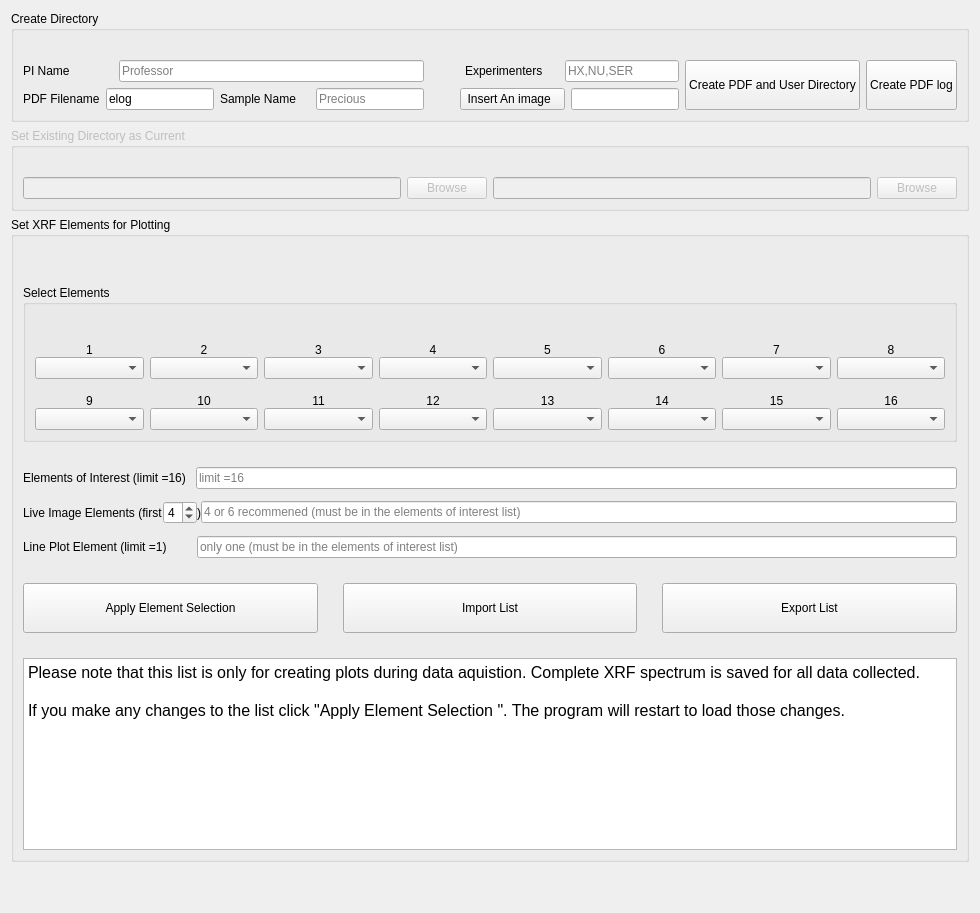
      <widget class="QWidget" name="tab_4">
       <attribute name="title">
        <string>User Setup</string>
       </attribute>
       <layout class="QGridLayout" name="gridLayout_142">
        <item row="0" column="0">
         <widget class="QGroupBox" name="groupBox_5">
          <property name="title">
           <string>Create Directory</string>
          </property>
          <layout class="QGridLayout" name="gridLayout_34">
           <item row="0" column="0">
            <widget class="QLabel" name="label_15">
             <property name="text">
              <string/>
             </property>
            </widget>
           </item>
           <item row="1" column="0" colspan="2">
            <layout class="QHBoxLayout" name="horizontalLayout_3">
             <property name="rightMargin">
              <number>15</number>
             </property>
             <item>
              <widget class="QLabel" name="label_11">
               <property name="text">
                <string>PI Name             </string>
               </property>
              </widget>
             </item>
             <item>
              <widget class="QLineEdit" name="le_username">
               <property name="toolTip">
                <string/>
               </property>
               <property name="placeholderText">
                <string>Professor</string>
               </property>
              </widget>
             </item>
            </layout>
           </item>
           <item row="1" column="2">
            <layout class="QHBoxLayout" name="horizontalLayout_2">
             <property name="leftMargin">
              <number>20</number>
             </property>
             <item>
              <widget class="QLabel" name="label_12">
               <property name="text">
                <string>Experimenters     </string>
               </property>
              </widget>
             </item>
             <item>
              <widget class="QLineEdit" name="le_experimenters">
               <property name="placeholderText">
                <string>HX,NU,SER</string>
               </property>
              </widget>
             </item>
            </layout>
           </item>
           <item row="1" column="3" rowspan="2">
            <widget class="QPushButton" name="pb_create_user">
             <property name="sizePolicy">
              <sizepolicy hsizetype="Preferred" vsizetype="Preferred">
               <horstretch>0</horstretch>
               <verstretch>0</verstretch>
              </sizepolicy>
             </property>
             <property name="text">
              <string>
Create PDF and User Directory
</string>
             </property>
            </widget>
           </item>
           <item row="1" column="4" rowspan="2">
            <widget class="QPushButton" name="pb_create_new_pdf_log">
             <property name="sizePolicy">
              <sizepolicy hsizetype="Minimum" vsizetype="Preferred">
               <horstretch>0</horstretch>
               <verstretch>0</verstretch>
              </sizepolicy>
             </property>
             <property name="text">
              <string>
Create PDF log
</string>
             </property>
            </widget>
           </item>
           <item row="2" column="0">
            <layout class="QHBoxLayout" name="horizontalLayout_16">
             <item>
              <widget class="QLabel" name="label_69">
               <property name="text">
                <string>PDF Filename</string>
               </property>
              </widget>
             </item>
             <item>
              <widget class="QLineEdit" name="le_pdf_name">
               <property name="text">
                <string>elog</string>
               </property>
              </widget>
             </item>
            </layout>
           </item>
           <item row="2" column="1">
            <layout class="QHBoxLayout" name="horizontalLayout">
             <property name="rightMargin">
              <number>15</number>
             </property>
             <item>
              <widget class="QLabel" name="label_13">
               <property name="text">
                <string>Sample Name    </string>
               </property>
              </widget>
             </item>
             <item>
              <widget class="QLineEdit" name="le_sample_name">
               <property name="placeholderText">
                <string>Precious</string>
               </property>
              </widget>
             </item>
            </layout>
           </item>
           <item row="2" column="2">
            <layout class="QGridLayout" name="gridLayout_33">
             <property name="leftMargin">
              <number>15</number>
             </property>
             <item row="0" column="0">
              <widget class="QPushButton" name="pb_insert_user_image">
               <property name="sizePolicy">
                <sizepolicy hsizetype="Preferred" vsizetype="Preferred">
                 <horstretch>0</horstretch>
                 <verstretch>0</verstretch>
                </sizepolicy>
               </property>
               <property name="text">
                <string> Insert An image   </string>
               </property>
              </widget>
             </item>
             <item row="0" column="1">
              <widget class="QLineEdit" name="le_image_path"/>
             </item>
            </layout>
           </item>
          </layout>
         </widget>
        </item>
        <item row="1" column="0">
         <widget class="QGroupBox" name="groupBox_16">
          <property name="enabled">
           <bool>false</bool>
          </property>
          <property name="title">
           <string>Set Existing Directory as Current</string>
          </property>
          <layout class="QGridLayout" name="gridLayout_141">
           <item row="1" column="0">
            <layout class="QGridLayout" name="gridLayout_42">
             <item row="0" column="0">
              <widget class="QLineEdit" name="lineEdit"/>
             </item>
             <item row="0" column="1">
              <widget class="QPushButton" name="pushButton_13">
               <property name="sizePolicy">
                <sizepolicy hsizetype="Preferred" vsizetype="Preferred">
                 <horstretch>0</horstretch>
                 <verstretch>0</verstretch>
                </sizepolicy>
               </property>
               <property name="text">
                <string>Browse</string>
               </property>
              </widget>
             </item>
            </layout>
           </item>
           <item row="0" column="0">
            <widget class="QLabel" name="label_66">
             <property name="text">
              <string/>
             </property>
            </widget>
           </item>
           <item row="1" column="1">
            <layout class="QGridLayout" name="gridLayout_43">
             <item row="0" column="0">
              <widget class="QLineEdit" name="lineEdit_2"/>
             </item>
             <item row="0" column="1">
              <widget class="QPushButton" name="pushButton_17">
               <property name="sizePolicy">
                <sizepolicy hsizetype="Preferred" vsizetype="Preferred">
                 <horstretch>0</horstretch>
                 <verstretch>0</verstretch>
                </sizepolicy>
               </property>
               <property name="text">
                <string>Browse</string>
               </property>
              </widget>
             </item>
            </layout>
           </item>
          </layout>
         </widget>
        </item>
        <item row="2" column="0">
         <widget class="QGroupBox" name="groupBox_7">
          <property name="title">
           <string>Set XRF Elements for Plotting</string>
          </property>
          <layout class="QGridLayout" name="gridLayout_40">
           <property name="verticalSpacing">
            <number>25</number>
           </property>
           <item row="4" column="0">
            <layout class="QHBoxLayout" name="horizontalLayout_4">
             <property name="spacing">
              <number>25</number>
             </property>
             <item>
              <widget class="QPushButton" name="pb_update_xrf_elems">
               <property name="sizePolicy">
                <sizepolicy hsizetype="Preferred" vsizetype="Fixed">
                 <horstretch>0</horstretch>
                 <verstretch>0</verstretch>
                </sizepolicy>
               </property>
               <property name="toolTip">
                <string>Click to update changes to the data collection. This will reload the program</string>
               </property>
               <property name="text">
                <string>
Apply Element Selection                   
                                          </string>
               </property>
              </widget>
             </item>
             <item>
              <widget class="QPushButton" name="pb_import_xrf_elem_list">
               <property name="text">
                <string>
Import List
</string>
               </property>
              </widget>
             </item>
             <item>
              <widget class="QPushButton" name="pb_export_xrf_elem_list">
               <property name="text">
                <string>
Export List
</string>
               </property>
              </widget>
             </item>
            </layout>
           </item>
           <item row="3" column="0">
            <layout class="QGridLayout" name="gridLayout_38">
             <property name="verticalSpacing">
              <number>12</number>
             </property>
             <item row="0" column="0">
              <layout class="QGridLayout" name="gridLayout_35">
               <item row="0" column="1">
                <widget class="QLineEdit" name="le_roi_elems">
                 <property name="placeholderText">
                  <string>limit =16</string>
                 </property>
                </widget>
               </item>
               <item row="0" column="0">
                <widget class="QLabel" name="label_16">
                 <property name="text">
                  <string>Elements of Interest (limit =16)   </string>
                 </property>
                </widget>
               </item>
              </layout>
             </item>
             <item row="1" column="0">
              <layout class="QGridLayout" name="gridLayout_36">
               <item row="0" column="0">
                <widget class="QLabel" name="label_19">
                 <property name="text">
                  <string>Live Image Elements (first</string>
                 </property>
                </widget>
               </item>
               <item row="0" column="1">
                <widget class="QSpinBox" name="sb_live_elem_num">
                 <property name="sizePolicy">
                  <sizepolicy hsizetype="Preferred" vsizetype="Preferred">
                   <horstretch>0</horstretch>
                   <verstretch>0</verstretch>
                  </sizepolicy>
                 </property>
                 <property name="minimum">
                  <number>2</number>
                 </property>
                 <property name="maximum">
                  <number>8</number>
                 </property>
                 <property name="singleStep">
                  <number>2</number>
                 </property>
                 <property name="value">
                  <number>4</number>
                 </property>
                </widget>
               </item>
               <item row="0" column="3">
                <widget class="QLineEdit" name="le_live_elems">
                 <property name="placeholderText">
                  <string>4 or 6 recommened (must be in the elements of interest list)</string>
                 </property>
                </widget>
               </item>
               <item row="0" column="2">
                <widget class="QLabel" name="label_25">
                 <property name="text">
                  <string>)</string>
                 </property>
                </widget>
               </item>
              </layout>
             </item>
             <item row="2" column="0">
              <layout class="QGridLayout" name="gridLayout_37">
               <item row="0" column="1">
                <widget class="QLineEdit" name="le_line_elem">
                 <property name="placeholderText">
                  <string>only one (must be in the elements of interest list)</string>
                 </property>
                </widget>
               </item>
               <item row="0" column="0">
                <widget class="QLabel" name="label_20">
                 <property name="text">
                  <string>Line Plot Element (limit =1)         </string>
                 </property>
                </widget>
               </item>
              </layout>
             </item>
            </layout>
           </item>
           <item row="2" column="0">
            <widget class="QGroupBox" name="xrf_elem_cb_widget">
             <property name="sizePolicy">
              <sizepolicy hsizetype="Preferred" vsizetype="Fixed">
               <horstretch>0</horstretch>
               <verstretch>0</verstretch>
              </sizepolicy>
             </property>
             <property name="title">
              <string>Select Elements</string>
             </property>
             <layout class="QGridLayout" name="gridLayout_41">
              <property name="verticalSpacing">
               <number>15</number>
              </property>
              <item row="0" column="1">
               <widget class="QLabel" name="label_22">
                <property name="text">
                 <string/>
                </property>
               </widget>
              </item>
              <item row="1" column="0">
               <layout class="QVBoxLayout" name="verticalLayout_22">
                <item>
                 <widget class="QLabel" name="label_23">
                  <property name="text">
                   <string>1</string>
                  </property>
                  <property name="alignment">
                   <set>Qt::AlignCenter</set>
                  </property>
                 </widget>
                </item>
                <item>
                 <widget class="QComboBox" name="cb_elem_1"/>
                </item>
               </layout>
              </item>
              <item row="1" column="1">
               <layout class="QVBoxLayout" name="verticalLayout_23">
                <item>
                 <widget class="QLabel" name="label_24">
                  <property name="text">
                   <string>2</string>
                  </property>
                  <property name="alignment">
                   <set>Qt::AlignCenter</set>
                  </property>
                 </widget>
                </item>
                <item>
                 <widget class="QComboBox" name="cb_elem_2"/>
                </item>
               </layout>
              </item>
              <item row="1" column="2">
               <layout class="QVBoxLayout" name="verticalLayout">
                <item>
                 <widget class="QLabel" name="label_38">
                  <property name="text">
                   <string>3</string>
                  </property>
                  <property name="alignment">
                   <set>Qt::AlignCenter</set>
                  </property>
                 </widget>
                </item>
                <item>
                 <widget class="QComboBox" name="cb_elem_3"/>
                </item>
               </layout>
              </item>
              <item row="1" column="3">
               <layout class="QVBoxLayout" name="verticalLayout_3">
                <item>
                 <widget class="QLabel" name="label_33">
                  <property name="text">
                   <string>4</string>
                  </property>
                  <property name="alignment">
                   <set>Qt::AlignCenter</set>
                  </property>
                 </widget>
                </item>
                <item>
                 <widget class="QComboBox" name="cb_elem_4"/>
                </item>
               </layout>
              </item>
              <item row="1" column="4">
               <layout class="QVBoxLayout" name="verticalLayout_4">
                <item>
                 <widget class="QLabel" name="label_35">
                  <property name="text">
                   <string>5</string>
                  </property>
                  <property name="alignment">
                   <set>Qt::AlignCenter</set>
                  </property>
                 </widget>
                </item>
                <item>
                 <widget class="QComboBox" name="cb_elem_5"/>
                </item>
               </layout>
              </item>
              <item row="1" column="5">
               <layout class="QVBoxLayout" name="verticalLayout_10">
                <item>
                 <widget class="QLabel" name="label_30">
                  <property name="text">
                   <string>6</string>
                  </property>
                  <property name="alignment">
                   <set>Qt::AlignCenter</set>
                  </property>
                 </widget>
                </item>
                <item>
                 <widget class="QComboBox" name="cb_elem_6"/>
                </item>
               </layout>
              </item>
              <item row="1" column="6">
               <layout class="QVBoxLayout" name="verticalLayout_12">
                <item>
                 <widget class="QLabel" name="label_36">
                  <property name="text">
                   <string>7</string>
                  </property>
                  <property name="alignment">
                   <set>Qt::AlignCenter</set>
                  </property>
                 </widget>
                </item>
                <item>
                 <widget class="QComboBox" name="cb_elem_7"/>
                </item>
               </layout>
              </item>
              <item row="1" column="7">
               <layout class="QVBoxLayout" name="verticalLayout_13">
                <item>
                 <widget class="QLabel" name="label_31">
                  <property name="text">
                   <string>8</string>
                  </property>
                  <property name="alignment">
                   <set>Qt::AlignCenter</set>
                  </property>
                 </widget>
                </item>
                <item>
                 <widget class="QComboBox" name="cb_elem_8"/>
                </item>
               </layout>
              </item>
              <item row="2" column="0">
               <layout class="QVBoxLayout" name="verticalLayout_14">
                <item>
                 <widget class="QLabel" name="label_37">
                  <property name="text">
                   <string>9</string>
                  </property>
                  <property name="alignment">
                   <set>Qt::AlignCenter</set>
                  </property>
                 </widget>
                </item>
                <item>
                 <widget class="QComboBox" name="cb_elem_9"/>
                </item>
               </layout>
              </item>
              <item row="2" column="1">
               <layout class="QVBoxLayout" name="verticalLayout_15">
                <item>
                 <widget class="QLabel" name="label_34">
                  <property name="text">
                   <string>10</string>
                  </property>
                  <property name="alignment">
                   <set>Qt::AlignCenter</set>
                  </property>
                 </widget>
                </item>
                <item>
                 <widget class="QComboBox" name="cb_elem_10"/>
                </item>
               </layout>
              </item>
              <item row="2" column="2">
               <layout class="QVBoxLayout" name="verticalLayout_16">
                <item>
                 <widget class="QLabel" name="label_29">
                  <property name="text">
                   <string>11</string>
                  </property>
                  <property name="alignment">
                   <set>Qt::AlignCenter</set>
                  </property>
                 </widget>
                </item>
                <item>
                 <widget class="QComboBox" name="cb_elem_11"/>
                </item>
               </layout>
              </item>
              <item row="2" column="3">
               <layout class="QVBoxLayout" name="verticalLayout_18">
                <item>
                 <widget class="QLabel" name="label_28">
                  <property name="text">
                   <string>12</string>
                  </property>
                  <property name="alignment">
                   <set>Qt::AlignCenter</set>
                  </property>
                 </widget>
                </item>
                <item>
                 <widget class="QComboBox" name="cb_elem_12"/>
                </item>
               </layout>
              </item>
              <item row="2" column="4">
               <layout class="QVBoxLayout" name="verticalLayout_17">
                <item>
                 <widget class="QLabel" name="label_26">
                  <property name="text">
                   <string>13</string>
                  </property>
                  <property name="alignment">
                   <set>Qt::AlignCenter</set>
                  </property>
                 </widget>
                </item>
                <item>
                 <widget class="QComboBox" name="cb_elem_13"/>
                </item>
               </layout>
              </item>
              <item row="2" column="5">
               <layout class="QVBoxLayout" name="verticalLayout_19">
                <item>
                 <widget class="QLabel" name="label_39">
                  <property name="text">
                   <string>14</string>
                  </property>
                  <property name="alignment">
                   <set>Qt::AlignCenter</set>
                  </property>
                 </widget>
                </item>
                <item>
                 <widget class="QComboBox" name="cb_elem_14"/>
                </item>
               </layout>
              </item>
              <item row="2" column="6">
               <layout class="QVBoxLayout" name="verticalLayout_20">
                <item>
                 <widget class="QLabel" name="label_40">
                  <property name="text">
                   <string>15</string>
                  </property>
                  <property name="alignment">
                   <set>Qt::AlignCenter</set>
                  </property>
                 </widget>
                </item>
                <item>
                 <widget class="QComboBox" name="cb_elem_15"/>
                </item>
               </layout>
              </item>
              <item row="2" column="7">
               <layout class="QVBoxLayout" name="verticalLayout_21">
                <item>
                 <widget class="QLabel" name="label_41">
                  <property name="text">
                   <string>16</string>
                  </property>
                  <property name="alignment">
                   <set>Qt::AlignCenter</set>
                  </property>
                 </widget>
                </item>
                <item>
                 <widget class="QComboBox" name="cb_elem_16"/>
                </item>
               </layout>
              </item>
             </layout>
            </widget>
           </item>
           <item row="0" column="0">
            <widget class="QLabel" name="label_21">
             <property name="text">
              <string/>
             </property>
            </widget>
           </item>
           <item row="5" column="0">
            <widget class="QTextEdit" name="textEdit_2">
             <property name="sizePolicy">
              <sizepolicy hsizetype="Expanding" vsizetype="Fixed">
               <horstretch>0</horstretch>
               <verstretch>0</verstretch>
              </sizepolicy>
             </property>
             <property name="styleSheet">
              <string notr="true"/>
             </property>
             <property name="readOnly">
              <bool>true</bool>
             </property>
             <property name="html">
              <string>&lt;!DOCTYPE HTML PUBLIC &quot;-//W3C//DTD HTML 4.0//EN&quot; &quot;http://www.w3.org/TR/REC-html40/strict.dtd&quot;&gt;
&lt;html&gt;&lt;head&gt;&lt;meta name=&quot;qrichtext&quot; content=&quot;1&quot; /&gt;&lt;style type=&quot;text/css&quot;&gt;
p, li { white-space: pre-wrap; }
&lt;/style&gt;&lt;/head&gt;&lt;body style=&quot; font-family:'Segoe UI'; font-size:12pt; font-weight:400; font-style:normal;&quot;&gt;
&lt;p style=&quot; margin-top:0px; margin-bottom:0px; margin-left:0px; margin-right:0px; -qt-block-indent:0; text-indent:0px;&quot;&gt;Please note that this list is only for creating plots during data aquistion. Complete XRF spectrum is saved for all data collected. &lt;/p&gt;
&lt;p style=&quot;-qt-paragraph-type:empty; margin-top:0px; margin-bottom:0px; margin-left:0px; margin-right:0px; -qt-block-indent:0; text-indent:0px;&quot;&gt;&lt;br /&gt;&lt;/p&gt;
&lt;p style=&quot; margin-top:0px; margin-bottom:0px; margin-left:0px; margin-right:0px; -qt-block-indent:0; text-indent:0px;&quot;&gt;If you make any changes to the list click &amp;quot;Apply Element Selection &amp;quot;. The program will restart to load those changes.&lt;/p&gt;&lt;/body&gt;&lt;/html&gt;</string>
             </property>
            </widget>
           </item>
          </layout>
         </widget>
        </item>
        <item row="3" column="0">
         <spacer name="verticalSpacer">
          <property name="orientation">
           <enum>Qt::Vertical</enum>
          </property>
          <property name="sizeType">
           <enum>QSizePolicy::Minimum</enum>
          </property>
          <property name="sizeHint" stdset="0">
           <size>
            <width>20</width>
            <height>40</height>
           </size>
          </property>
         </spacer>
        </item>
       </layout>
      </widget>
